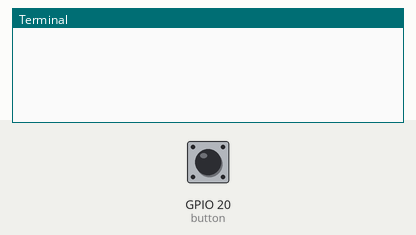
This program was run on a simulated Raspberry Pi (BCM pin numbers). On the bench: the last lines printed to the terminal. The test bench sets the inputs (shaded band); at power-on: GPIO 20 (button) HIGH.

Above: at 1.2 s.
1.3 s: GPIO 20 (button) pulled LOW for 0.15 s
At 1.43 s:
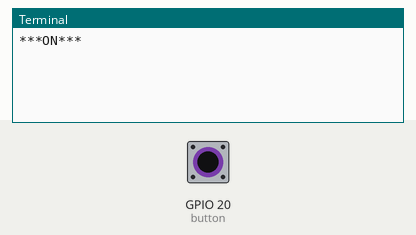
At 2.4 s:
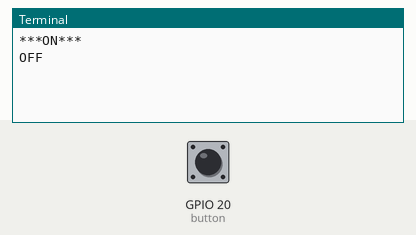

The program:

buttonPrint.py
```python
from gpiozero import Button
from signal import pause
button=Button(20)

def pressed():
    print("***ON***")

def relesed():
    print("OFF")

button.when_pressed= pressed
button.when_released= relesed

pause()
```

Measured:
- after the input at 1.3 s, the terminal: prints a new line at once (image 1)
